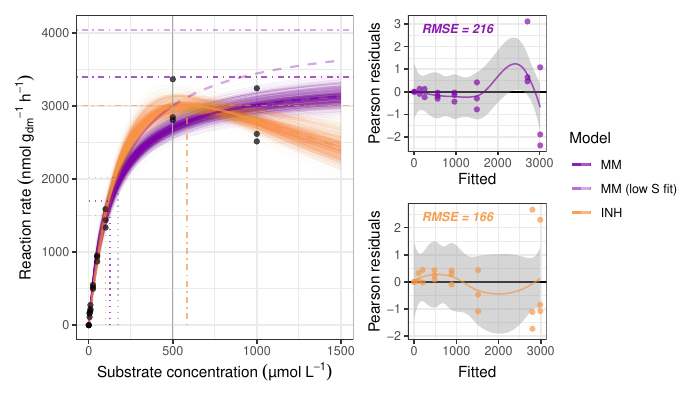

Recreate this plot in R.
# Exemplary model fitting and visualization
# with bootstrapping and residual plots

# The data frame has to contain
# R (velocity of enzymatic reaction)
# S (substrate concentrations):
df_i <- data.frame(S = rep(c(0,5,10,25,50,100,500,1000), 3),
                   R = c(0, 174, 221, 520, 955, 1588, 3366, 3243,
                         0, 110, 199, 496, 934, 1336, 2808, 2618,
                         0, 157, 276, 553, 871, 1438, 2847, 2516))
df_i

# Fit the 2-parametric model
mMM <- nls(R ~ (Vmax*S)/(Km+S), # Michaelis-Menten function
           data = df_i,
           start = c(Vmax = max(df_i$R), Km = max(df_i$S)/3),
           control = nls.control(maxiter = 50, tol = 1e-04))
mMM # MM parameters and stats

# Fit the 3-parametric model
mSINH <- nls(R ~ Vmax * S / (Km + S *(1+S/Ki)), # Substrate inhibition model SINH
             data = df_i,
             start=list(Vmax = max(df_i$R), # initial guess
                        Km = max(df_i$S)/3, # initial guess
                        Ki = max(df_i$S)), # initial guess
             control = nls.control(maxiter = 50, tol = 1e-04))
summary(mSINH) # SINH parameters and stats
# functions to calculate SINH tipping points
# maximal enzyme reaction rate: Rmax
Rmax <- function(Vmax, Km, Ki) { data.frame(Rmax = Vmax / (1+2*sqrt(Km/Ki)), row.names = NULL) }
Rmax_i <- Rmax(Vmax = coef(mSINH)["Vmax"], Km = coef(mSINH)["Km"], Ki = coef(mSINH)["Ki"]); Rmax_i
# substrate concentration for maximum enzyme reaction rate: S(Rmax)
SRmax <- function(Km, Ki){ data.frame(SRmax = sqrt(Km * Ki), row.names = NULL) }
SRmax_i <- SRmax(Km = coef(mSINH)["Km"], Ki = coef(mSINH)["Ki"]); SRmax_i
# substrate concentration for half maximum reaction rate: S(Rmax/2)
Sseq <- seq(0, as.numeric(SRmax_i), length.out = 10000)
SRmax_i_05 <- Sseq[match(TRUE, predict(mSINH, newdata = data.frame(S = Sseq)) > as.numeric(Rmax_i)/2)]; SRmax_i_05

# Compares both models by residual sum of squares
anova(mMM, mSINH)

# Visualize model fits including bootstrapped predictions,
# root mean square error (RMSE) and residual plots:
source("plot_MMandSINH.R")
(p2 | (prMM / prINH)) +
  plot_layout(width = c(2, 1), guides = "collect")
ggsave("example.pdf", width = 7, height = 4)
